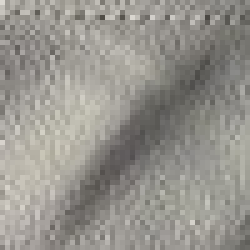
#> input picture pos_sample/5049.jpg, 50 x 50 px, found by its file name (shown 5 times larger); its folder holds 4 pictures in this run
$ python sample_process.py
#> lines starting #> are read from the running program, lines starting #| are printed output that depends on the picture
import cv2
import os

# 图像去噪、阈值分割、轮廓提取和跟踪函数
def preprocess_image(path, image, cnt):
    # 图像灰度化
    gray = cv2.cvtColor(image, cv2.COLOR_BGR2GRAY)

    # 图像去噪
    denoised = cv2.fastNlMeansDenoising(gray, None, 10, 7, 21)

    # 阈值分割
    _, threshold = cv2.threshold(denoised, 200, 255, cv2.THRESH_BINARY)

    # 轮廓提取
    contours, _ = cv2.findContours(threshold, cv2.RETR_EXTERNAL, cv2.CHAIN_APPROX_SIMPLE)

    # 跟踪轮廓，并绘制外接矩形
    for contour in contours:
        x, y, w, h = cv2.boundingRect(contour)
        cropped_img = image[y:y+50, x:x+50]
        cropped_img = cv2.resize(cropped_img, (50, 50))
        cv2.imwrite(path + str(cnt) + '.jpg', cropped_img)
        cnt += 1
    return image, cnt


# [18 lines of commented-out code are left out]
pos_path = os.getcwd() + "\\pos_sample\\"
pos_train_path = os.getcwd() + "\\pos_train\\"
cnt = 1
for file in os.listdir(pos_path):
    img = cv2.imread(pos_path + file)
#> img is the input picture: shape (50, 50, 3); mean B, G, R 141.4, 147.6, 150
    if img is None:
        print("Failed to read image file:", pos_path + file)
        continue

    # 图像预处理
    # processed_img, cnt = preprocess_image(pos_train_path, img, cnt)
    gray = cv2.cvtColor(img, cv2.COLOR_BGR2GRAY)
    gray = cv2.resize(gray, (20, 20))
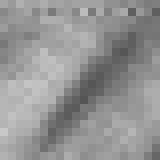
#> gray: shape (20, 20) (shown 8 times larger); min 85, max 200, mean 147.9

    # 保存处理后的图像
    cv2.imwrite(pos_train_path + str(cnt) + '.jpg', gray)
    cnt += 1
#> pass 2 of the loop `for file in os.listdir(pos_path):`:
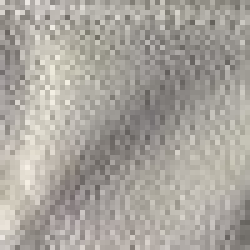
#> input picture pos_sample/5070.jpg, 50 x 50 px, found by its file name (shown 5 times larger)
#> img is the input picture: shape (50, 50, 3); mean B, G, R 157.3, 164.2, 168.6
#> `gray = cv2.resize(gray, (20, 20))`:
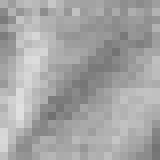
#> gray: shape (20, 20) (shown 8 times larger); min 112, max 224, mean 164.9
#> pass 3 of the loop `for file in os.listdir(pos_path):`:
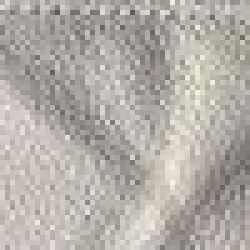
#> input picture pos_sample/5071.jpg, 50 x 50 px, found by its file name (shown 5 times larger)
#> img is the input picture: shape (50, 50, 3); mean B, G, R 167.5, 173.8, 178.6
#> `gray = cv2.resize(gray, (20, 20))`:
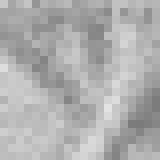
#> gray: shape (20, 20) (shown 8 times larger); min 123, max 227, mean 174.9
#> the loop made 4 passes; the first 3 are shown


# 处理负样本
impos_path = os.getcwd() + "\\impositive_sample\\"
impos_train_path = os.getcwd() + "\\impos_train\\"
cnt = 1
#> (the run stopped early here; a loop or call above may not have finished)
